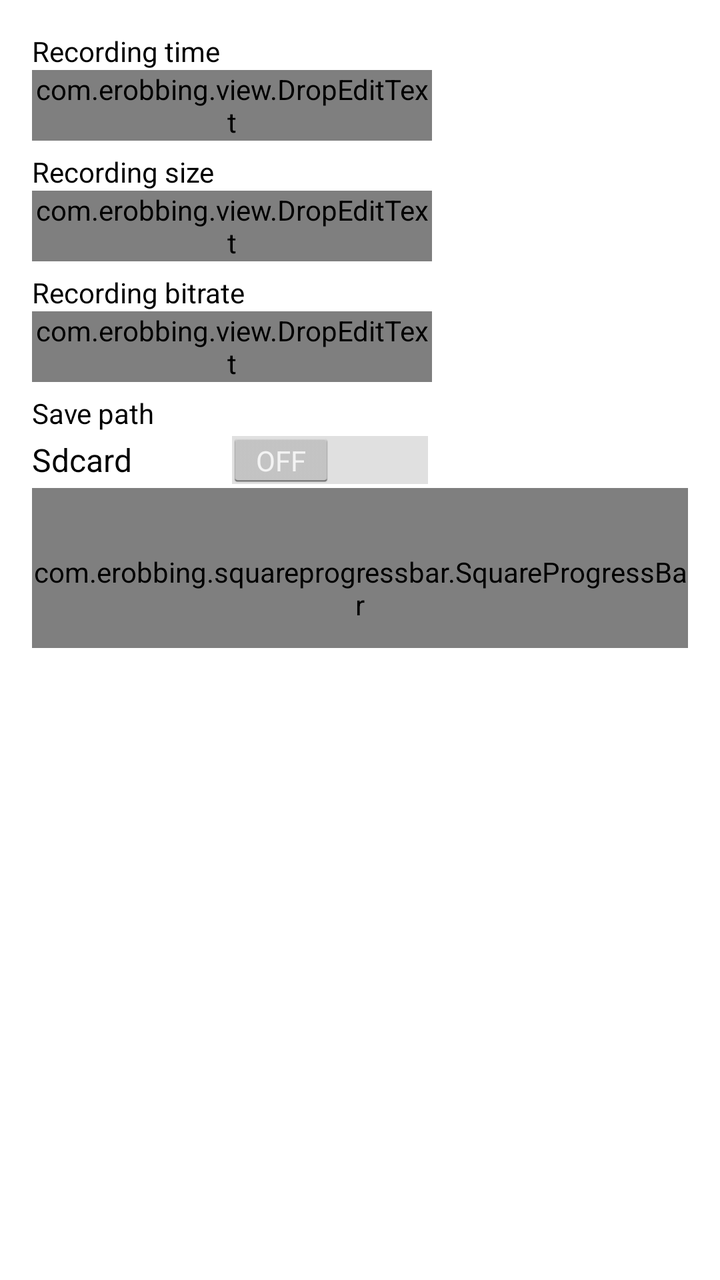
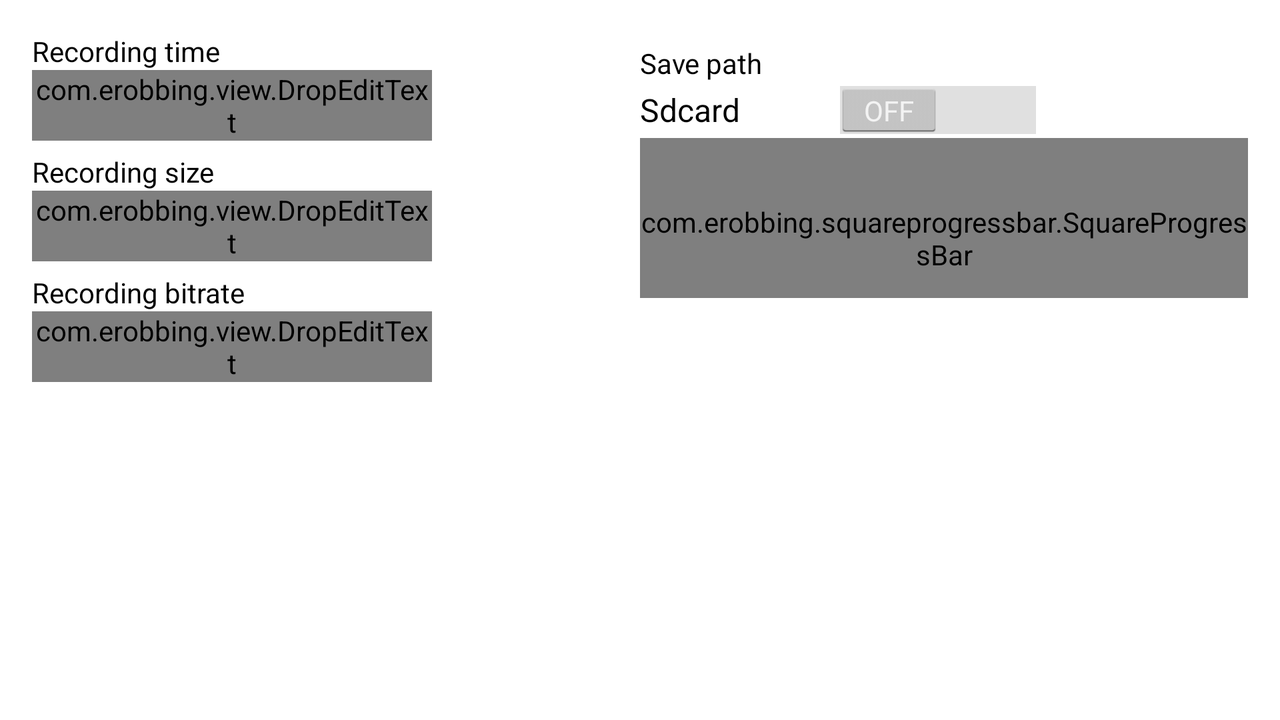

Two renders of one Android screen. The first uses the default layout on a phone; the second uses the alternative layout the repository ships for a different screen configuration, on a matching device. The two XML files are below.
<!-- AndroidManifest.xml: application theme AppTheme -->
<!-- res/layout/activity_main.xml -->
<LinearLayout xmlns:android="http://schemas.android.com/apk/res/android"
    xmlns:drop="http://schemas.android.com/apk/res/com.erobbing.screenrecorder"
    xmlns:tools="http://schemas.android.com/tools"
    android:layout_width="match_parent"
    android:layout_height="match_parent"
    android:orientation="vertical"
    android:paddingBottom="@dimen/activity_vertical_margin"
    android:paddingLeft="@dimen/activity_horizontal_margin"
    android:paddingRight="@dimen/activity_horizontal_margin"
    android:paddingTop="@dimen/activity_vertical_margin"
    tools:context=".MainActivity">

    <TextView
        android:layout_width="wrap_content"
        android:layout_height="wrap_content"
        android:text="@string/title_time"
        android:textColor="@android:color/black" />

    <com.erobbing.view.DropEditText
        android:id="@+id/drop_edit_time"
        android:layout_width="200dp"
        android:layout_height="wrap_content"
        drop:drawableRight="@drawable/drop"
        drop:dropMode="flow_parent"
        drop:hint="@string/drop_hint_time" />

    <TextView
        android:layout_width="wrap_content"
        android:layout_height="wrap_content"
        android:layout_marginTop="6dp"
        android:text="@string/title_size"
        android:textColor="@android:color/black" />

    <com.erobbing.view.DropEditText
        android:id="@+id/drop_edit_size"
        android:layout_width="200dp"
        android:layout_height="wrap_content"
        drop:drawableRight="@drawable/drop"
        drop:dropMode="flow_parent"
        drop:hint="@string/drop_hint_size" />

    <TextView
        android:layout_width="wrap_content"
        android:layout_height="wrap_content"
        android:layout_marginTop="6dp"
        android:text="@string/title_bitrate"
        android:textColor="@android:color/black" />

    <com.erobbing.view.DropEditText
        android:id="@+id/drop_edit_bitrate"
        android:layout_width="200dp"
        android:layout_height="wrap_content"
        drop:drawableRight="@drawable/drop"
        drop:dropMode="flow_parent"
        drop:hint="@string/drop_hint_bitrate" />

    <TextView
        android:layout_width="wrap_content"
        android:layout_height="wrap_content"
        android:layout_marginTop="6dp"
        android:text="@string/title_path"
        android:textColor="@android:color/black" />

    <Switch
        android:id="@+id/switch_save_path"
        android:layout_width="200dp"
        android:layout_height="wrap_content"
        android:checked="false"
        android:text="@string/title_path_detail" />

    <com.erobbing.squareprogressbar.SquareProgressBar
        android:id="@+id/progress"
        android:layout_width="match_parent"
        android:layout_height="80dp"
        android:layout_alignParentTop="true"
        android:layout_centerHorizontal="true"
        android:gravity="center_horizontal"
        android:paddingTop="20dp"
        android:focusable="true">
    </com.erobbing.squareprogressbar.SquareProgressBar>

</LinearLayout>
<!-- resources referenced by this layout -->
<resources>
  <dimen name="activity_horizontal_margin">16dp</dimen>
  <dimen name="activity_vertical_margin">16dp</dimen>
  <string name="drop_hint_bitrate">Default video bitrate</string>
  <string name="drop_hint_size">Default screen size</string>
  <string name="drop_hint_time">Default 180 seconds,max 180s</string>
  <string name="title_bitrate">Recording bitrate</string>
  <string name="title_path">Save path</string>
  <string name="title_path_detail">Sdcard</string>
  <string name="title_size">Recording size</string>
  <string name="title_time">Recording time</string>
  <style name="AppTheme" parent="AppBaseTheme">
          
      </style>
  <!-- from res/values-v14/ -->
  <style name="AppBaseTheme" parent="android:Theme.Holo.Light.DarkActionBar">
          
      </style>
</resources>
<!-- res/layout-land/activity_main.xml (the repository's variant of the layout above) -->
<!-- drawn on the phone turned sideways -->
<LinearLayout xmlns:android="http://schemas.android.com/apk/res/android"
    xmlns:drop="http://schemas.android.com/apk/res/com.erobbing.screenrecorder"
    xmlns:tools="http://schemas.android.com/tools"
    android:layout_width="match_parent"
    android:layout_height="match_parent"
    android:orientation="horizontal"
    android:paddingBottom="@dimen/activity_vertical_margin"
    android:paddingLeft="@dimen/activity_horizontal_margin"
    android:paddingRight="@dimen/activity_horizontal_margin"
    android:paddingTop="@dimen/activity_vertical_margin"
    tools:context=".MainActivity">

    <LinearLayout
        android:layout_width="match_parent"
        android:layout_height="match_parent"
        android:layout_weight="1"
        android:orientation="vertical">

        <TextView
            android:layout_width="wrap_content"
            android:layout_height="wrap_content"
            android:text="@string/title_time"
            android:textColor="@android:color/black" />

        <com.erobbing.view.DropEditText
            android:id="@+id/drop_edit_time"
            android:layout_width="200dp"
            android:layout_height="wrap_content"
            drop:drawableRight="@drawable/drop"
            drop:dropMode="flow_parent"
            drop:hint="@string/drop_hint_time" />

        <TextView
            android:layout_width="wrap_content"
            android:layout_height="wrap_content"
            android:layout_marginTop="6dp"
            android:text="@string/title_size"
            android:textColor="@android:color/black" />

        <com.erobbing.view.DropEditText
            android:id="@+id/drop_edit_size"
            android:layout_width="200dp"
            android:layout_height="wrap_content"
            drop:drawableRight="@drawable/drop"
            drop:dropMode="flow_parent"
            drop:hint="@string/drop_hint_size" />

        <TextView
            android:layout_width="wrap_content"
            android:layout_height="wrap_content"
            android:layout_marginTop="6dp"
            android:text="@string/title_bitrate"
            android:textColor="@android:color/black" />

        <com.erobbing.view.DropEditText
            android:id="@+id/drop_edit_bitrate"
            android:layout_width="200dp"
            android:layout_height="wrap_content"
            drop:drawableRight="@drawable/drop"
            drop:dropMode="flow_parent"
            drop:hint="@string/drop_hint_bitrate" />
    </LinearLayout>

    <LinearLayout
        android:layout_width="match_parent"
        android:layout_height="match_parent"
        android:layout_weight="1"
        android:orientation="vertical">

        <TextView
            android:layout_width="wrap_content"
            android:layout_height="wrap_content"
            android:layout_marginTop="6dp"
            android:text="@string/title_path"
            android:textColor="@android:color/black" />

        <Switch
            android:id="@+id/switch_save_path"
            android:layout_width="200dp"
            android:layout_height="wrap_content"
            android:checked="false"
            android:text="@string/title_path_detail" />

        <com.erobbing.squareprogressbar.SquareProgressBar
            android:id="@+id/progress"
            android:layout_width="match_parent"
            android:layout_height="80dp"
            android:layout_alignParentTop="true"
            android:layout_centerHorizontal="true"
            android:gravity="center_horizontal"
            android:paddingTop="20dp"
	    android:focusable="true">
        </com.erobbing.squareprogressbar.SquareProgressBar>
    </LinearLayout>

</LinearLayout>
